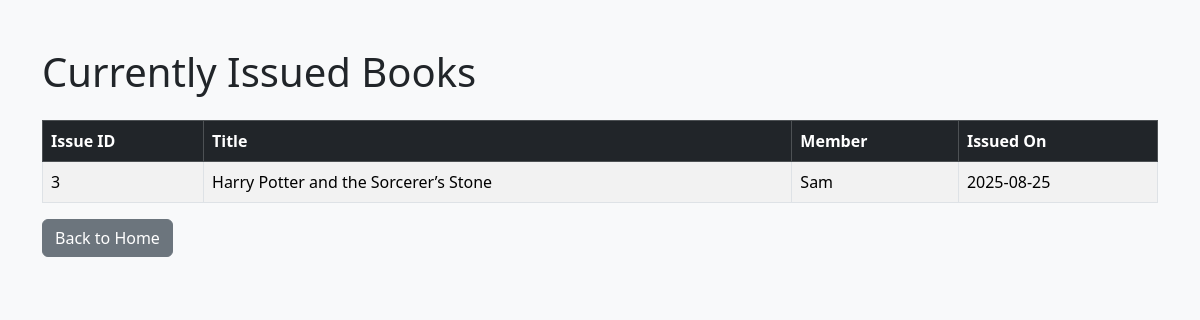
The page /view_issued_books on the database its author committed.
### tables this page shows
CREATE TABLE issued_books (
        issue_id INTEGER PRIMARY KEY AUTOINCREMENT,
        book_id INTEGER,
        member_id INTEGER,
        issue_date TEXT,
        return_date TEXT,
        FOREIGN KEY (book_id) REFERENCES books(book_id),
        FOREIGN KEY (member_id) REFERENCES members(member_id)
    );

CREATE TABLE books (
        book_id INTEGER PRIMARY KEY AUTOINCREMENT,
        title TEXT NOT NULL,
        author TEXT NOT NULL,
        publisher TEXT,
        genre TEXT,
        quantity INTEGER NOT NULL
    );

CREATE TABLE members (
        member_id INTEGER PRIMARY KEY AUTOINCREMENT,
        name TEXT NOT NULL,
        contact TEXT
    );

### app.py (the view)
@app.route('/view_issued_books')
def view_issued_books():
    issued = [i for i in lms_core.get_issued_books() if i[4] is None]
    return render_template('view_issued_books.html', issued=issued)

### lms_core.py (called while the page is built)
def connect_db():
    return sqlite3.connect(DB_NAME)

def get_issued_books():
    conn = connect_db()
    cur = conn.cursor()
    cur.execute("""
        SELECT issued_books.issue_id, books.title, members.name, issued_books.issue_date, issued_books.return_date
        FROM issued_books
        JOIN books ON issued_books.book_id = books.book_id
        JOIN members ON issued_books.member_id = members.member_id
    """)
    issued = cur.fetchall()
    conn.close()
    return issued

### templates/view_issued_books.html (shortened to what this page needs)
<!doctype html>
<html lang="en">
<head>
  <link href="https://cdn.jsdelivr.net/npm/bootstrap@5.3.3/dist/css/bootstrap.min.css" rel="stylesheet">
</head>
<body class="bg-light">
  <div class="container py-5">
    <h1 class="mb-4">Currently Issued Books</h1>
    <table class="table table-bordered table-striped">
      <thead class="table-dark">
        <tr><th>Issue ID</th><th>Title</th><th>Member</th><th>Issued On</th></tr>
      </thead>
      <tbody>
        {% for i in issued %}
        <tr>
          <td>{{ i[0] }}</td>
          <td>{{ i[1] }}</td>
          <td>{{ i[2] }}</td>
          <td>{{ i[3] }}</td>
        </tr>
        {% endfor %}
      </tbody>
    </table>
    <a href="{{ url_for('home') }}" class="btn btn-secondary">Back to Home</a>
  </div>
</body>
</html>

### rows shown on the page
issued_books: issue_id "3", title "Harry Potter and the Sorcerer’s Stone", name "Sam", issue_date "2025-08-25"
